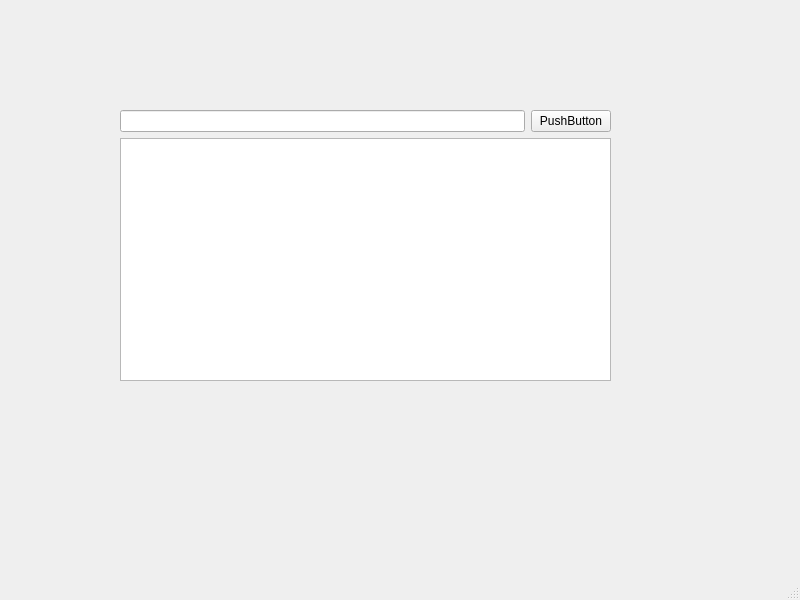
<?xml version="1.0" encoding="UTF-8"?>
<ui version="4.0">
 <class>MainWindow</class>
 <widget class="QMainWindow" name="MainWindow">
  <property name="geometry">
   <rect>
    <x>0</x>
    <y>0</y>
    <width>800</width>
    <height>600</height>
   </rect>
  </property>
  <property name="windowTitle">
   <string>MainWindow</string>
  </property>
  <widget class="QWidget" name="centralwidget">
   <widget class="QWidget" name="">
    <property name="geometry">
     <rect>
      <x>120</x>
      <y>110</y>
      <width>491</width>
      <height>271</height>
     </rect>
    </property>
    <layout class="QGridLayout" name="gridLayout">
     <item row="0" column="0">
      <layout class="QHBoxLayout" name="horizontalLayout">
       <item>
        <widget class="QLineEdit" name="lineEdit_Msg"/>
       </item>
       <item>
        <widget class="QPushButton" name="pushButton_Send">
         <property name="text">
          <string>PushButton</string>
         </property>
        </widget>
       </item>
      </layout>
     </item>
     <item row="1" column="0">
      <widget class="QTextEdit" name="textEdit_chat"/>
     </item>
    </layout>
   </widget>
  </widget>
  <widget class="QMenuBar" name="menubar">
   <property name="geometry">
    <rect>
     <x>0</x>
     <y>0</y>
     <width>800</width>
     <height>21</height>
    </rect>
   </property>
  </widget>
  <widget class="QStatusBar" name="statusbar"/>
 </widget>
 <resources/>
 <connections/>
</ui>
